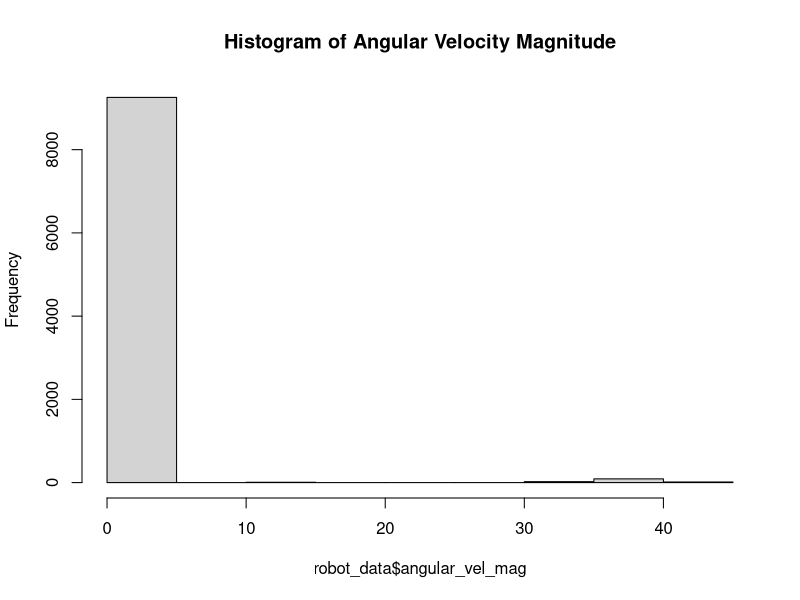
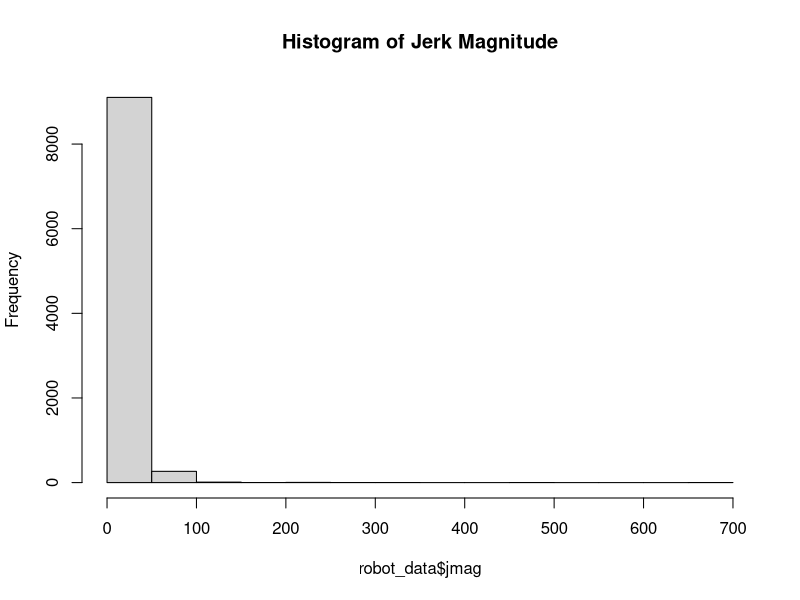
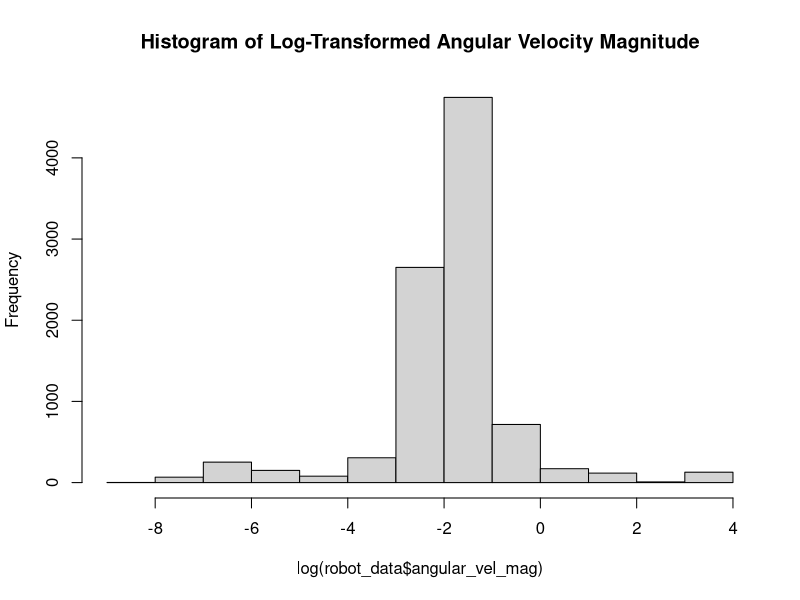
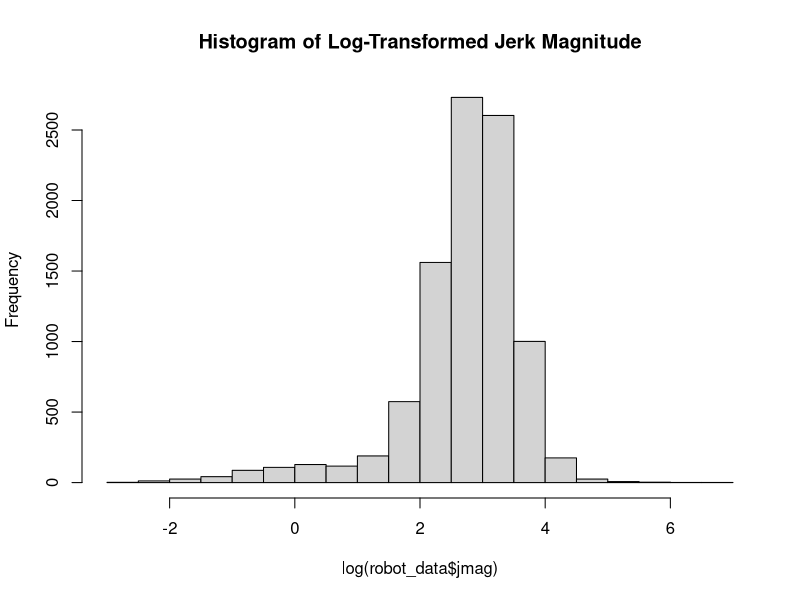
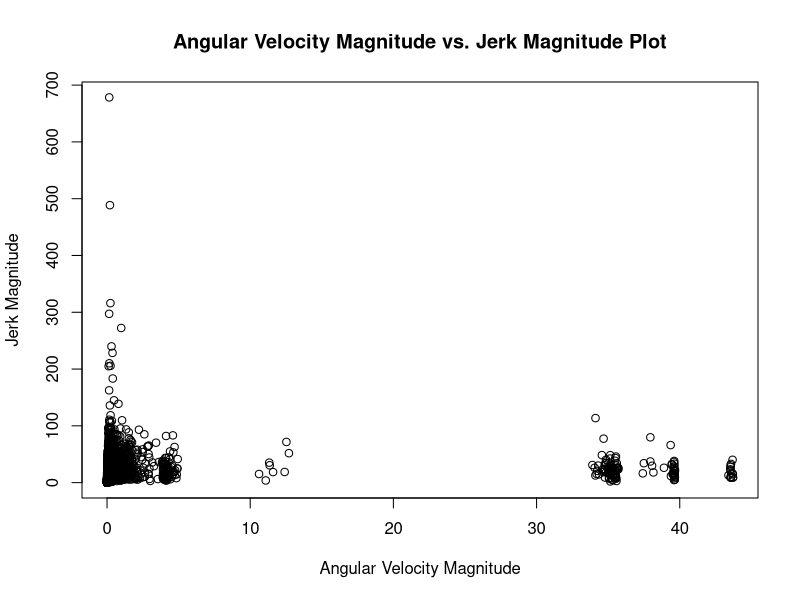
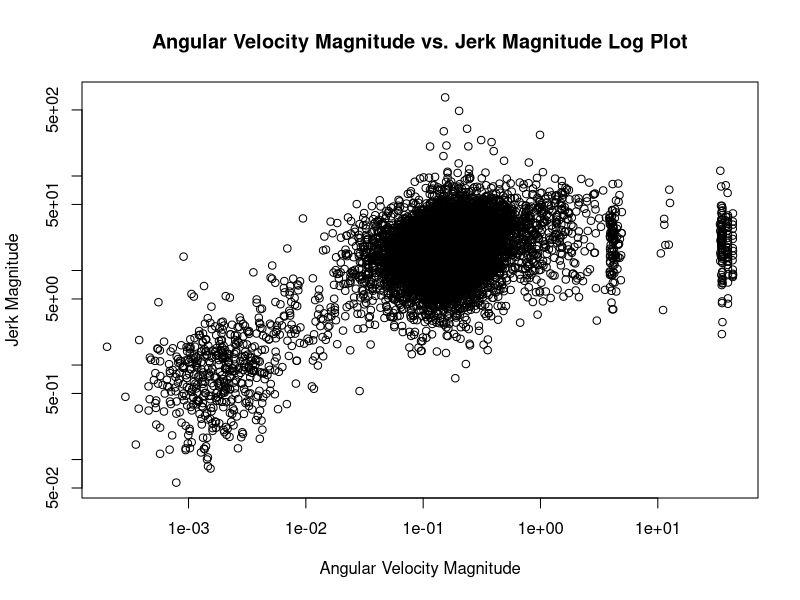
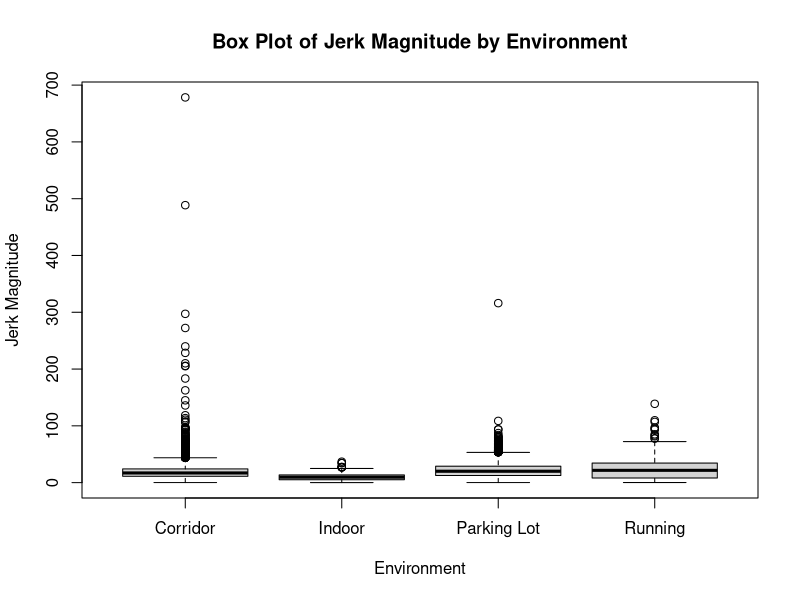
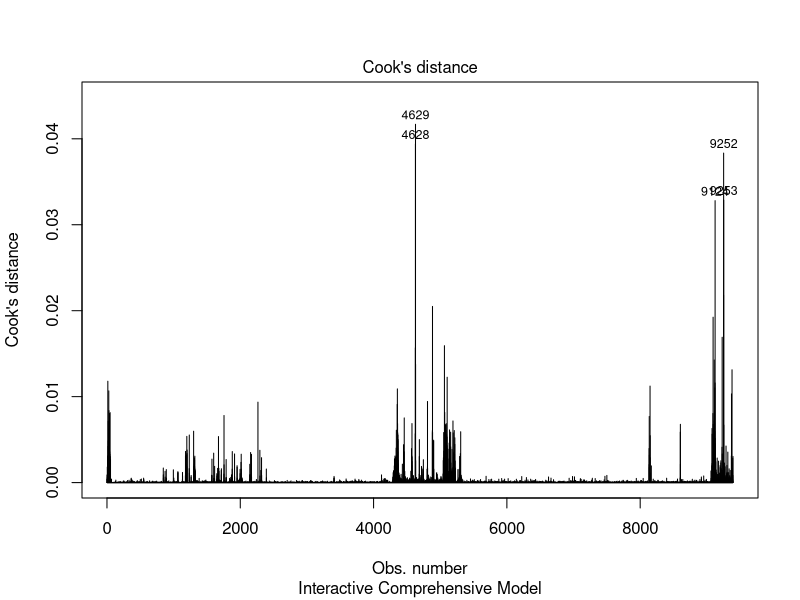

The R script that drew these images, in order:
#install.packages("readr")
library(readr)
library(car)


robot_data <- read_csv("robot_dataset.csv")

#Translation note:
#X = left-right, Y = forward-backward
head(robot_data, 10)
summary(robot_data)
colSums(is.na(robot_data))
#No missing data! 

avg_angular_vel_mag <- mean(robot_data$angular_vel_mag)
median_angular_vel_mag <- median(robot_data$angular_vel_mag)
stddev_angular_vel_mag <- sd(robot_data$angular_vel_mag)
min_angular_vel_mag <- min(robot_data$angular_vel_mag, na.rm = TRUE)
max_angular_vel_mag <- max(robot_data$angular_vel_mag, na.rm = TRUE)
range_angular_vel_mag <- max_angular_vel_mag-min_angular_vel_mag

avg_jmag <- mean(robot_data$jmag)
median_jmag <- median(robot_data$jmag)
stddev_jmag <- sd(robot_data$jmag)
min_jmag <- min(robot_data$jmag, na.rm = TRUE)
max_jmag <- max(robot_data$jmag, na.rm = TRUE)
range_jmag <- max_jmag-min_jmag

data_exploration_df <- data.frame(
  Statistic = c("Mean", "Median", "Std Dev", "Min", "Max", "Range"),
  AngularVelMag = c(avg_angular_vel_mag, median_angular_vel_mag, stddev_angular_vel_mag, min_angular_vel_mag, max_angular_vel_mag, range_angular_vel_mag),
  JerkMag = c(avg_jmag, median_jmag, stddev_jmag, min_jmag, max_jmag, range_jmag)
)

print(data_exploration_df)
robot_data$Environment <- as.factor(robot_data$Environment)
levels(robot_data$Environment)

hist(robot_data$angular_vel_mag, main = "Histogram of Angular Velocity Magnitude")
hist(robot_data$jmag, main = "Histogram of Jerk Magnitude")

hist(log(robot_data$angular_vel_mag), main = "Histogram of Log-Transformed Angular Velocity Magnitude")
hist(log(robot_data$jmag), main = "Histogram of Log-Transformed Jerk Magnitude")

plot(robot_data$angular_vel_mag, robot_data$jmag, xlab = "Angular Velocity Magnitude", ylab = "Jerk Magnitude", main = "Angular Velocity Magnitude vs. Jerk Magnitude Plot")
plot(robot_data$angular_vel_mag, robot_data$jmag, xlab = "Angular Velocity Magnitude", ylab = "Jerk Magnitude", log='xy', main = "Angular Velocity Magnitude vs. Jerk Magnitude Log Plot")

boxplot(formula = jmag ~ Environment, data = robot_data, main = "Box Plot of Jerk Magnitude by Environment", xlab = "Environment", ylab = "Jerk Magnitude")

uniangularmodel <- lm(log(jmag) ~ log(angular_vel_mag), data=robot_data)
unienvironmentmodel <- lm(log(jmag) ~ Environment, data=robot_data)
summary(uniangularmodel)
summary(unienvironmentmodel)

model <- lm(log(jmag) ~ log(angular_vel_mag) + Environment + log(angular_vel_mag):Environment, data = robot_data)   
summary(model)
anova(model)

plot(model, 4, id.n = 5, sub.caption = "Interactive Comprehensive Model")
outliers <- which(cooks.distance(model) > 4/length(model$fitted.values))
length(outliers)
clean_data <- robot_data[-outliers, ]
model_clean <- lm(formula(model), data = clean_data)

summary(model_clean)
anova(model_clean)

#Take another look at our univariate models with clean data.

clean_uniangularvelmodel <- lm(log(jmag) ~ log(angular_vel_mag), data=clean_data)
clean_unienvironmentmodel <- lm(log(jmag) ~ Environment, data=clean_data)
summary(clean_uniangularvelmodel)
summary(clean_unienvironmentmodel)

plot(model_clean$fitted.values, residuals(model_clean),
    xlab = "Predicted Values",
    ylab = "Residuals",
    main = "Residuals Plot")
lines(lowess(model_clean$fitted.values, residuals(model_clean)), col = "red", lwd = 2)
abline(h = 0, col="blue", lty=2)

Residuals <- residuals(model_clean)
hist(Residuals, breaks = 30, xlab = "Residuals")

qqnorm(residuals(model_clean))
qqline(residuals(model_clean), col = "red")
vif(model_clean)

model_reduced <- lm(log(jmag) ~ log(angular_vel_mag) + Environment, data = clean_data)

AIC(model_clean, model_reduced)
BIC(model_clean, model_reduced)

#AIC and BIC of full model is significantly better.

rmse <- sqrt(mean(residuals(model_clean)^2))
rmse

pred <- fitted(model_clean)
actual <- log(clean_data$jmag)

plot(pred, actual,
     xlab = "Predicted log(Jerk Magnitude)",
     ylab = "Observed log(Jerk Magnitude)",
     main = "Observed vs Predicted (Linear Regression)")

abline(0, 1, col = "red", lwd = 2)
